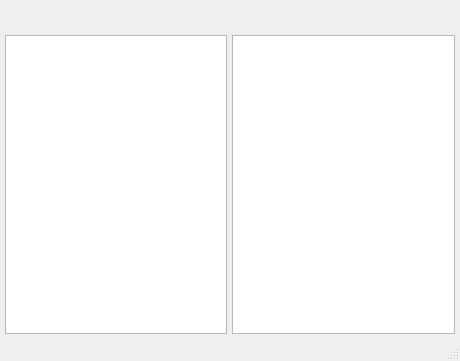
<?xml version="1.0" encoding="UTF-8"?>
<ui version="4.0">
 <class>ASScoreAnalyzer</class>
 <widget class="QMainWindow" name="ASScoreAnalyzer">
  <property name="geometry">
   <rect>
    <x>0</x>
    <y>0</y>
    <width>460</width>
    <height>361</height>
   </rect>
  </property>
  <property name="windowTitle">
   <string>Score Analyzer</string>
  </property>
  <widget class="QWidget" name="centralwidget">
   <layout class="QVBoxLayout" name="verticalLayout">
    <property name="spacing">
     <number>5</number>
    </property>
    <property name="leftMargin">
     <number>5</number>
    </property>
    <property name="topMargin">
     <number>5</number>
    </property>
    <property name="rightMargin">
     <number>5</number>
    </property>
    <property name="bottomMargin">
     <number>5</number>
    </property>
    <item>
     <widget class="ASLeaderboardSearcher" name="widget_Searcher" native="true"/>
    </item>
    <item>
     <layout class="QHBoxLayout" name="horizontalLayout">
      <item>
       <widget class="ASLeaderboardSelector" name="widget_Selector" native="true"/>
      </item>
      <item>
       <spacer name="horizontalSpacer">
        <property name="orientation">
         <enum>Qt::Horizontal</enum>
        </property>
        <property name="sizeHint" stdset="0">
         <size>
          <width>40</width>
          <height>20</height>
         </size>
        </property>
       </spacer>
      </item>
     </layout>
    </item>
    <item>
     <layout class="QHBoxLayout" name="horizontalLayout_2">
      <property name="spacing">
       <number>5</number>
      </property>
      <item>
       <widget class="QListWidget" name="listWidget_Scores"/>
      </item>
      <item>
       <widget class="QTextEdit" name="textEdit_ScoreAnalyze">
        <property name="html">
         <string>&lt;!DOCTYPE HTML PUBLIC &quot;-//W3C//DTD HTML 4.0//EN&quot; &quot;http://www.w3.org/TR/REC-html40/strict.dtd&quot;&gt;
&lt;html&gt;&lt;head&gt;&lt;meta name=&quot;qrichtext&quot; content=&quot;1&quot; /&gt;&lt;style type=&quot;text/css&quot;&gt;
p, li { white-space: pre-wrap; }
&lt;/style&gt;&lt;/head&gt;&lt;body style=&quot; font-family:'MS Shell Dlg 2'; font-size:8.25pt; font-weight:400; font-style:normal;&quot;&gt;
&lt;p style=&quot;-qt-paragraph-type:empty; margin-top:0px; margin-bottom:0px; margin-left:0px; margin-right:0px; -qt-block-indent:0; text-indent:0px;&quot;&gt;&lt;br /&gt;&lt;/p&gt;&lt;/body&gt;&lt;/html&gt;</string>
        </property>
       </widget>
      </item>
     </layout>
    </item>
   </layout>
  </widget>
  <widget class="QMenuBar" name="menubar">
   <property name="geometry">
    <rect>
     <x>0</x>
     <y>0</y>
     <width>460</width>
     <height>21</height>
    </rect>
   </property>
  </widget>
  <widget class="QStatusBar" name="statusbar"/>
 </widget>
 <customwidgets>
  <customwidget>
   <class>ASLeaderboardSelector</class>
   <extends>QWidget</extends>
   <header>ASLeaderboardSelector.h</header>
   <container>1</container>
  </customwidget>
  <customwidget>
   <class>ASLeaderboardSearcher</class>
   <extends>QWidget</extends>
   <header>ASLeaderboardSearcher.h</header>
   <container>1</container>
  </customwidget>
 </customwidgets>
 <resources/>
 <connections/>
</ui>
